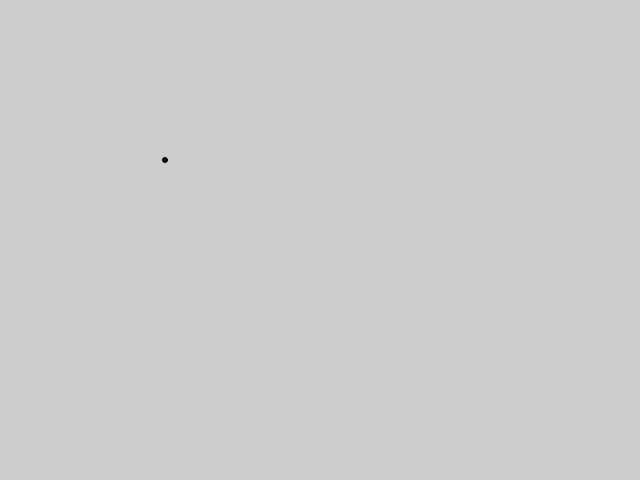
Frame 1 (no input)
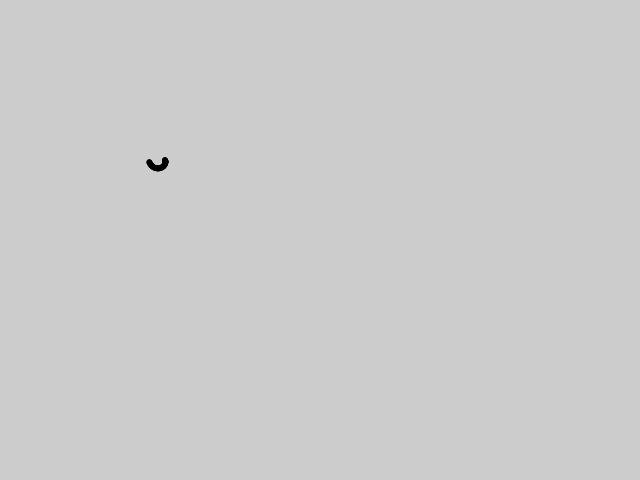
Frame 60 (no input)
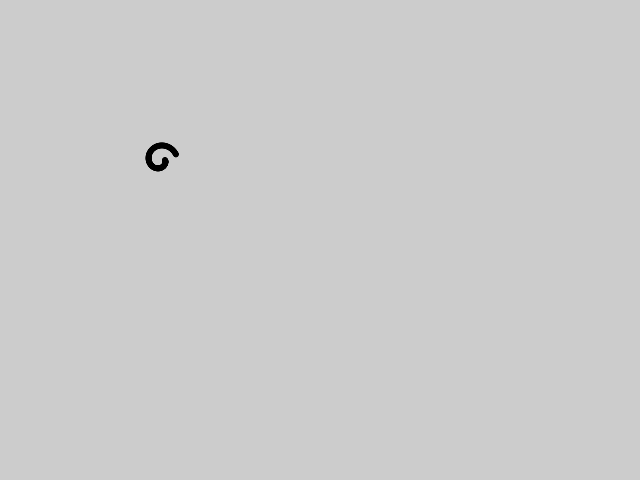
Frame 120 (the mouse pressed at the canvas centre since frame 60)

The p5.js sketch that drew these frames (run headless with seeded random() and noise() and a simulated clock; from frame 60 on, the mouse is pressed at the canvas centre):

// p5.js sketch
// ── sketch.js
let angle = 0.0;
let offset = 160;
let scalar = 5;
let speed = 0.05;

function setup() {
  createCanvas(640, 480);
  fill(0);
  background(204);
}

function draw() {
  let x = offset + cos(angle) * scalar;  //-scalar ~ scalar
  let y = offset + sin(angle) * scalar;
  ellipse(x, y, 5, 5);
  angle += speed;
  scalar += speed * 2;  // 이동 반경 증가
}
